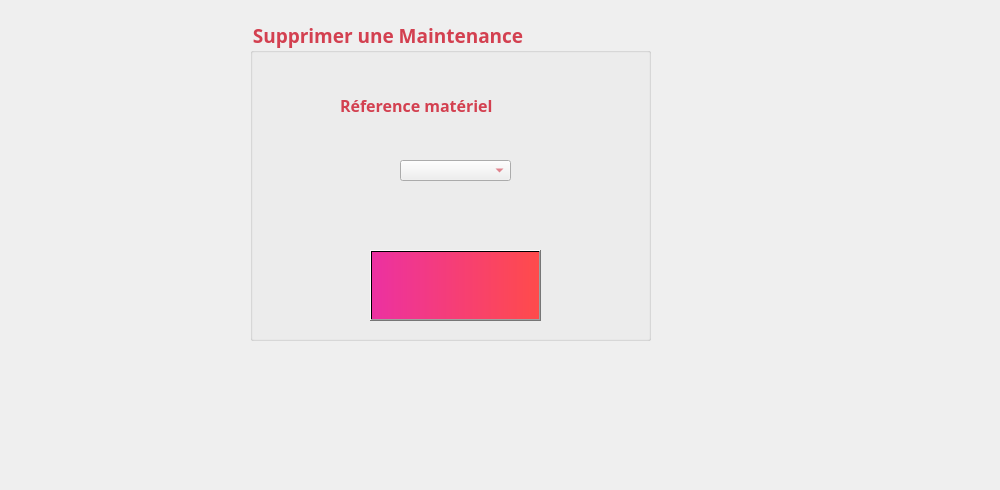
     <widget class="QWidget" name="tab_maintenance_7">
      <attribute name="title">
       <string>Supprimer</string>
      </attribute>
      <widget class="QGroupBox" name="groupBox_maintenance_3">
       <property name="geometry">
        <rect>
         <x>250</x>
         <y>20</y>
         <width>401</width>
         <height>321</height>
        </rect>
       </property>
       <property name="font">
        <font>
         <family>Lucida Calligraphy</family>
         <pointsize>14</pointsize>
         <weight>75</weight>
         <bold>true</bold>
        </font>
       </property>
       <property name="layoutDirection">
        <enum>Qt::LeftToRight</enum>
       </property>
       <property name="styleSheet">
        <string notr="true">color: rgb(211, 64, 80);</string>
       </property>
       <property name="title">
        <string>Supprimer une Maintenance</string>
       </property>
       <widget class="QLabel" name="label_maintenance_29">
        <property name="geometry">
         <rect>
          <x>168</x>
          <y>318</y>
          <width>2101</width>
          <height>2211</height>
         </rect>
        </property>
        <property name="text">
         <string/>
        </property>
        <property name="pixmap">
         <pixmap>../traval/maquetteqt/macaron.jpg</pixmap>
        </property>
       </widget>
       <widget class="QLabel" name="label_maintenance_31">
        <property name="geometry">
         <rect>
          <x>90</x>
          <y>70</y>
          <width>251</width>
          <height>31</height>
         </rect>
        </property>
        <property name="font">
         <font>
          <family>Lucida Calligraphy</family>
          <pointsize>12</pointsize>
          <weight>75</weight>
          <bold>true</bold>
         </font>
        </property>
        <property name="text">
         <string>Réference matériel</string>
        </property>
       </widget>
       <widget class="QPushButton" name="pushButton_maintenance_7">
        <property name="geometry">
         <rect>
          <x>120</x>
          <y>230</y>
          <width>171</width>
          <height>71</height>
         </rect>
        </property>
        <property name="font">
         <font>
          <family>Lucida Calligraphy</family>
          <pointsize>11</pointsize>
          <weight>75</weight>
          <bold>true</bold>
         </font>
        </property>
        <property name="styleSheet">
         <string notr="true">background-color: qlineargradient(spread:pad, x1:0, y1:0, x2:1, y2:0, stop:0 rgba(236, 49, 161, 255), stop:1 rgba(255, 75, 75, 255));</string>
        </property>
        <property name="text">
         <string/>
        </property>
        <property name="icon">
         <iconset>
          <normaloff>../poubelle.png</normaloff>../poubelle.png</iconset>
        </property>
        <property name="iconSize">
         <size>
          <width>150</width>
          <height>150</height>
         </size>
        </property>
       </widget>
       <widget class="QComboBox" name="comboBox_maintenance_3">
        <property name="geometry">
         <rect>
          <x>150</x>
          <y>140</y>
          <width>111</width>
          <height>21</height>
         </rect>
        </property>
       </widget>
      </widget>
      <widget class="QLabel" name="label_35">
       <property name="geometry">
        <rect>
         <x>0</x>
         <y>-10</y>
         <width>991</width>
         <height>481</height>
        </rect>
       </property>
       <property name="text">
        <string/>
       </property>
       <property name="pixmap">
        <pixmap>../s.png</pixmap>
       </property>
      </widget>
      <zorder>label_35</zorder>
      <zorder>groupBox_maintenance_3</zorder>
     </widget>
